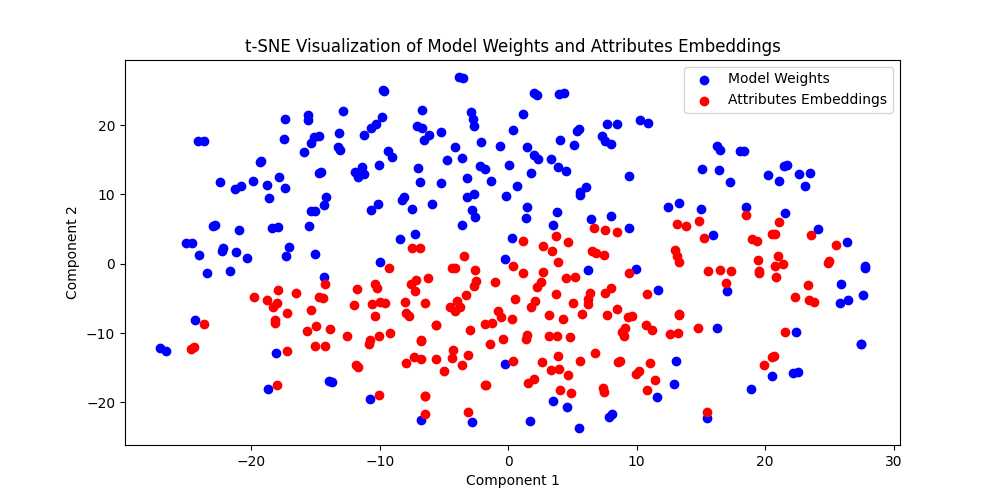

The Python source for this figure:
import torch
import numpy as np
from sklearn.manifold import TSNE
import matplotlib.pyplot as plt

# 假设model[0].weight.data和attributes_embeddings都是随机生成的数据
n = 200  # 数据点数量

# 从文件加载数据
loaded_data = torch.load("weights_and_embeddings.pth")

# 从字典中提取权重和嵌入
model_weights = loaded_data["model_weights"]
attributes_embeddings = loaded_data["attributes_embeddings"]

# 合并数据
data = np.vstack((model_weights, attributes_embeddings))

# 应用t-SNE
tsne = TSNE(n_components=2, random_state=42)
data_2d = tsne.fit_transform(data)

# 可视化
plt.figure(figsize=(10, 5))
plt.scatter(data_2d[:n, 0], data_2d[:n, 1], c="blue", label="Model Weights")
plt.scatter(data_2d[n:, 0], data_2d[n:, 1], c="red", label="Attributes Embeddings")
plt.legend()
plt.title("t-SNE Visualization of Model Weights and Attributes Embeddings")
plt.xlabel("Component 1")
plt.ylabel("Component 2")

# 保存图像到文件
plt.savefig("tsne.png")
